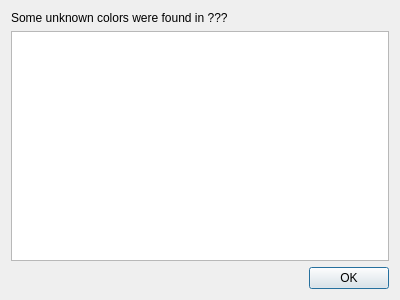
<?xml version="1.0" encoding="UTF-8"?>
<ui version="4.0">
 <class>UnknownColorsDialog</class>
 <widget class="QDialog" name="UnknownColorsDialog">
  <property name="geometry">
   <rect>
    <x>0</x>
    <y>0</y>
    <width>400</width>
    <height>300</height>
   </rect>
  </property>
  <property name="windowTitle">
   <string>Unknown Colors Used</string>
  </property>
  <layout class="QGridLayout" name="gridLayout">
   <item row="0" column="0">
    <widget class="QLabel" name="prompt">
     <property name="text">
      <string>Some unknown colors were found in ???</string>
     </property>
     <property name="wordWrap">
      <bool>true</bool>
     </property>
    </widget>
   </item>
   <item row="1" column="0">
    <widget class="QListWidget" name="list"/>
   </item>
   <item row="2" column="0">
    <widget class="QDialogButtonBox" name="buttonBox">
     <property name="orientation">
      <enum>Qt::Horizontal</enum>
     </property>
     <property name="standardButtons">
      <set>QDialogButtonBox::Ok</set>
     </property>
    </widget>
   </item>
  </layout>
 </widget>
 <resources/>
 <connections>
  <connection>
   <sender>buttonBox</sender>
   <signal>accepted()</signal>
   <receiver>UnknownColorsDialog</receiver>
   <slot>accept()</slot>
   <hints>
    <hint type="sourcelabel">
     <x>248</x>
     <y>254</y>
    </hint>
    <hint type="destinationlabel">
     <x>157</x>
     <y>274</y>
    </hint>
   </hints>
  </connection>
  <connection>
   <sender>buttonBox</sender>
   <signal>rejected()</signal>
   <receiver>UnknownColorsDialog</receiver>
   <slot>reject()</slot>
   <hints>
    <hint type="sourcelabel">
     <x>316</x>
     <y>260</y>
    </hint>
    <hint type="destinationlabel">
     <x>286</x>
     <y>274</y>
    </hint>
   </hints>
  </connection>
 </connections>
</ui>
